Frame 1 (no input): blank canvas, image omitted
Frame 60 (the mouse pressed at the canvas centre just before this capture): blank canvas, image omitted
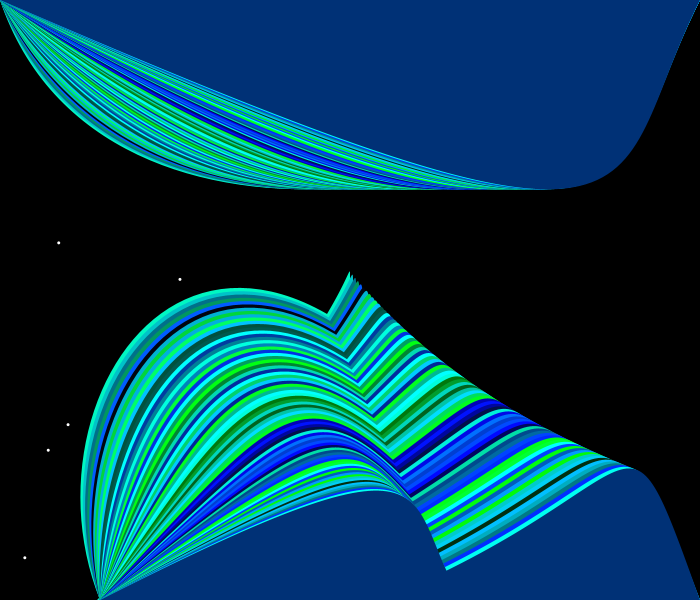
Frame 120 (the mouse held since frame 60 and released just before this capture)

The Processing sketch whose frames 1 and 60 were blank and that drew this single picture after the mouse press (run headless with seeded random() and noise(); from frame 60 on, the mouse is pressed at the canvas centre):

// Processing sketch: processing_140346
// ── processing_140346.pde

/*Pamela Conradi
 17/03/2014
 O trabalho Color Motion de Pamela Conradi está licenciado com uma Licensa Creative Commons - Atribuição 4.0 Internacional.
 Baseado no trabalho disponível em http://www.openprocessing.org/sketch/131778.*/

Rain r1; //código adaptado, retirado de http://processing.org/discourse/beta/num_1275997615.html
int numDrops = 10; 
Rain[] drops = new Rain[numDrops];   // Declarar e criar o conjunto

int a=700;
int b=200;
int s=100;
int r=200;
int c=0;

void setup() {
  size(700, 600);
  smooth();
  noStroke();   // Dá o Loop através do conjunto para criar cada objeto
  for (int i = 0; i < drops.length; i++) {
    drops[i] = new Rain(); // Cria cada objeto
    r1 = new Rain();
  }
}
void multibezier () {
  for (int i = 0; i < 600; i = i+8) {
    fill(random(255)*c, random(mouseY), random(mouseX));   // define a cor do preenchimento das 'bezier' de acordo com o movimento do mouse

    bezier(width, 600, i, mouseY, mouseX*2, i, 0, a);  // define a forma da bezier 1

    bezier(100, 600, i, mouseX, mouseY, i, 600, a);  // define a forma da bezier 2
    bezier(0, 0, s+i, mouseY/100*s, mouseX/100*r, r, 700, 0);   // define a forma da bezier 3
    if (keyPressed) {
      a= 0;
      b=700;
      s=0;
      r=0;
    }
  }
}
void draw() {
  fill(0); 
  rect(0, 0, 700, 600);  // Dá o Loop através do conjunto para usar objetos
  for (int i = 0; i < drops.length; i++) {
    drops[i].fall();
  }
  multibezier();
}

class Rain {
  float r = random(600);
  float y = random(600); // variáveis randomicas
  void fall() {
    y = y + 15;
    fill(255); // define a cor dos pingos
    ellipse(r, y, 3, 3); // define o tamanho dos pingos de chuva
    if (y>height) {
      r = random(mouseX);
      y = random(mouseY);
    }
  }
}
